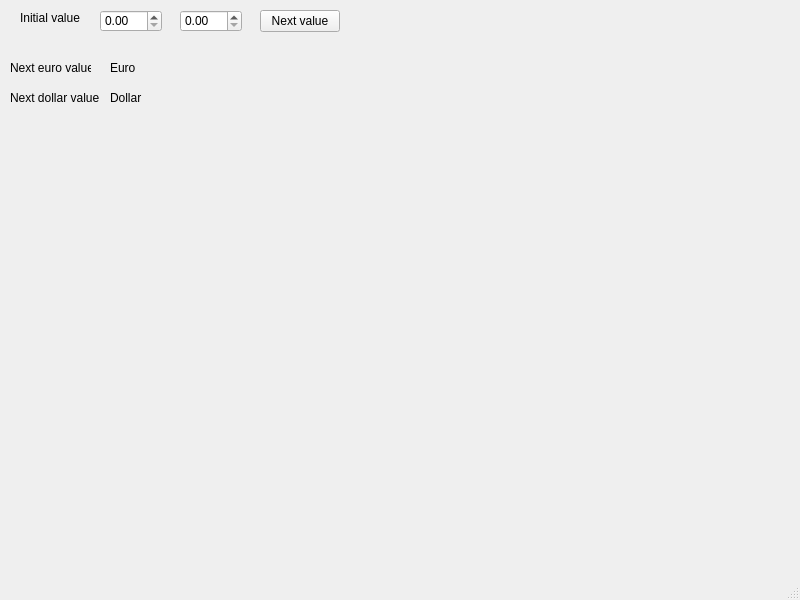
<?xml version="1.0" encoding="UTF-8"?>
<ui version="4.0">
 <class>MainWindow</class>
 <widget class="QMainWindow" name="MainWindow">
  <property name="geometry">
   <rect>
    <x>0</x>
    <y>0</y>
    <width>800</width>
    <height>600</height>
   </rect>
  </property>
  <property name="windowTitle">
   <string>MainWindow</string>
  </property>
  <widget class="QWidget" name="centralwidget">
   <widget class="QPushButton" name="startButton">
    <property name="geometry">
     <rect>
      <x>260</x>
      <y>10</y>
      <width>80</width>
      <height>22</height>
     </rect>
    </property>
    <property name="text">
     <string>Next value</string>
    </property>
   </widget>
   <widget class="QLabel" name="label">
    <property name="geometry">
     <rect>
      <x>20</x>
      <y>10</y>
      <width>71</width>
      <height>16</height>
     </rect>
    </property>
    <property name="text">
     <string>Initial value</string>
    </property>
   </widget>
   <widget class="QDoubleSpinBox" name="euroEd">
    <property name="geometry">
     <rect>
      <x>100</x>
      <y>10</y>
      <width>62</width>
      <height>22</height>
     </rect>
    </property>
   </widget>
   <widget class="QDoubleSpinBox" name="dollarEd">
    <property name="geometry">
     <rect>
      <x>180</x>
      <y>10</y>
      <width>62</width>
      <height>22</height>
     </rect>
    </property>
   </widget>
   <widget class="QLabel" name="label_2">
    <property name="geometry">
     <rect>
      <x>10</x>
      <y>60</y>
      <width>81</width>
      <height>16</height>
     </rect>
    </property>
    <property name="text">
     <string>Next euro value</string>
    </property>
   </widget>
   <widget class="QLabel" name="eurolabel">
    <property name="geometry">
     <rect>
      <x>110</x>
      <y>60</y>
      <width>45</width>
      <height>15</height>
     </rect>
    </property>
    <property name="text">
     <string>Euro</string>
    </property>
   </widget>
   <widget class="QLabel" name="label_4">
    <property name="geometry">
     <rect>
      <x>10</x>
      <y>90</y>
      <width>91</width>
      <height>16</height>
     </rect>
    </property>
    <property name="text">
     <string>Next dollar value</string>
    </property>
   </widget>
   <widget class="QLabel" name="dollarlabel">
    <property name="geometry">
     <rect>
      <x>110</x>
      <y>90</y>
      <width>45</width>
      <height>15</height>
     </rect>
    </property>
    <property name="text">
     <string>Dollar</string>
    </property>
   </widget>
  </widget>
  <widget class="QMenuBar" name="menubar">
   <property name="geometry">
    <rect>
     <x>0</x>
     <y>0</y>
     <width>800</width>
     <height>20</height>
    </rect>
   </property>
  </widget>
  <widget class="QStatusBar" name="statusbar"/>
 </widget>
 <resources/>
 <connections/>
</ui>
